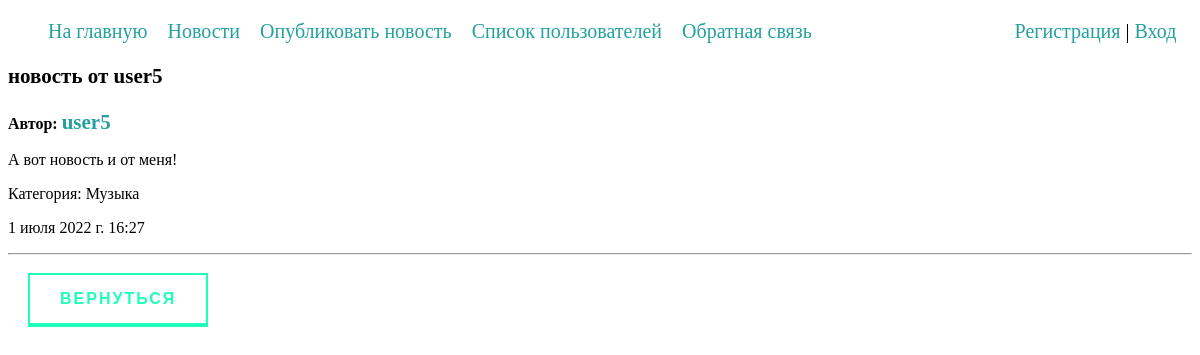
The app's page /news/11/ with its own data.
### news/models.py (models this page shows, shortened)
class News(models.Model):
    title = models.CharField(max_length=255, verbose_name='Заголовок')
    content = models.TextField(blank=False, verbose_name='Текст новости')
    time_created = models.DateTimeField(auto_now_add=True)
    cat = models.ForeignKey('Category', on_delete=models.CASCADE, null=True, verbose_name='Категория')
    author = models.ForeignKey(User, on_delete=models.CASCADE, null=True, verbose_name='Автор')
    class Meta:
        verbose_name = 'Новости'
        verbose_name_plural = 'Новости'
        ordering = ['-time_created', 'title']

class Category(models.Model):
    name = models.CharField(max_length=100, db_index=True, verbose_name='Категория')
    slug = models.SlugField(max_length=255, db_index=True, unique=True, verbose_name='URL')
    def __str__(self):
        return self.name
    class Meta:
        verbose_name = 'Категории'
        verbose_name_plural = 'Категории'
        ordering = ['id']

### news/views.py (the view)
# urls.py: path('news/<int:news_id>/', newsById.as_view(), name='newsById'),
class newsById(DataMixin, DetailView):
    model = News
    template_name = "news/newsById.html"
    pk_url_kwarg = 'news_id'
    context_object_name = 'news'
    def get_context_data(self, *, object_list=None, **kwargs):
        context = super().get_context_data(**kwargs)
        mix_def = self.get_user_context(title=str(self.kwargs['news_id']) + ' Новость')
        return dict(list(context.items()) + list(mix_def.items()))

### news/models.py (called while the page is built)
    def get_absolute_url(self):
        return reverse('profile', kwargs={'profile_id': self.pk})

### news/utils.py (called while the page is built)
    def get_user_context(self, **kwargs):
        context = kwargs
        cats = Category.objects.all()
        context['menu'] = menu
        context['cats'] = cats
        return context

### news/templates/news/newsById.html (shortened to what this page needs)
{% extends 'news/base.html' %}
{% block content %}
    <p style="font-size: 21px;"><b>{{news.title}}</b></p>
    <p><b>Автор: <a style="font-size: 21px;" href="{{ news.author.profile.get_absolute_url }}">{{ news.author.username }}</a></b>
    <p>{{news.content}}</p>
    <p>Категория: {{news.cat}}</p>
    <p>{{news.time_created}}</p>
    <hr></hr>
    <a href="{% url 'news' %}" class="animated-button">Вернуться</a>
{% endblock %}

### news/static/news/css/styles.css (style rules this page uses)
a:active, a:hover, a { text-decoration: none; color: #24a19c; }
.animated-button { text-decoration: none; display: inline-block; margin: 10px 20px; padding: 15px 30px; overflow: hidden; border: 2px solid; border-bottom-width: 4px; font-family: 'Montserrat', sans-serif; text-transform: uppercase; font-weight: bold; letter-spacing: 2px; color: rgba(30, 255, 188, 1); background: rgba(255, 255, 255, 1); transition: color .3s, background .5s; }

### records on screen
News: title "новость от user5", author.username "user5", content "А вот новость и от меня!", cat "Музыка", time_created "1 июля 2022 г. 16:27"

### other values on screen
{{ m.title }} "На главную" "Новости" "Опубликовать новость" "Список пользователей" "Обратная связь"
